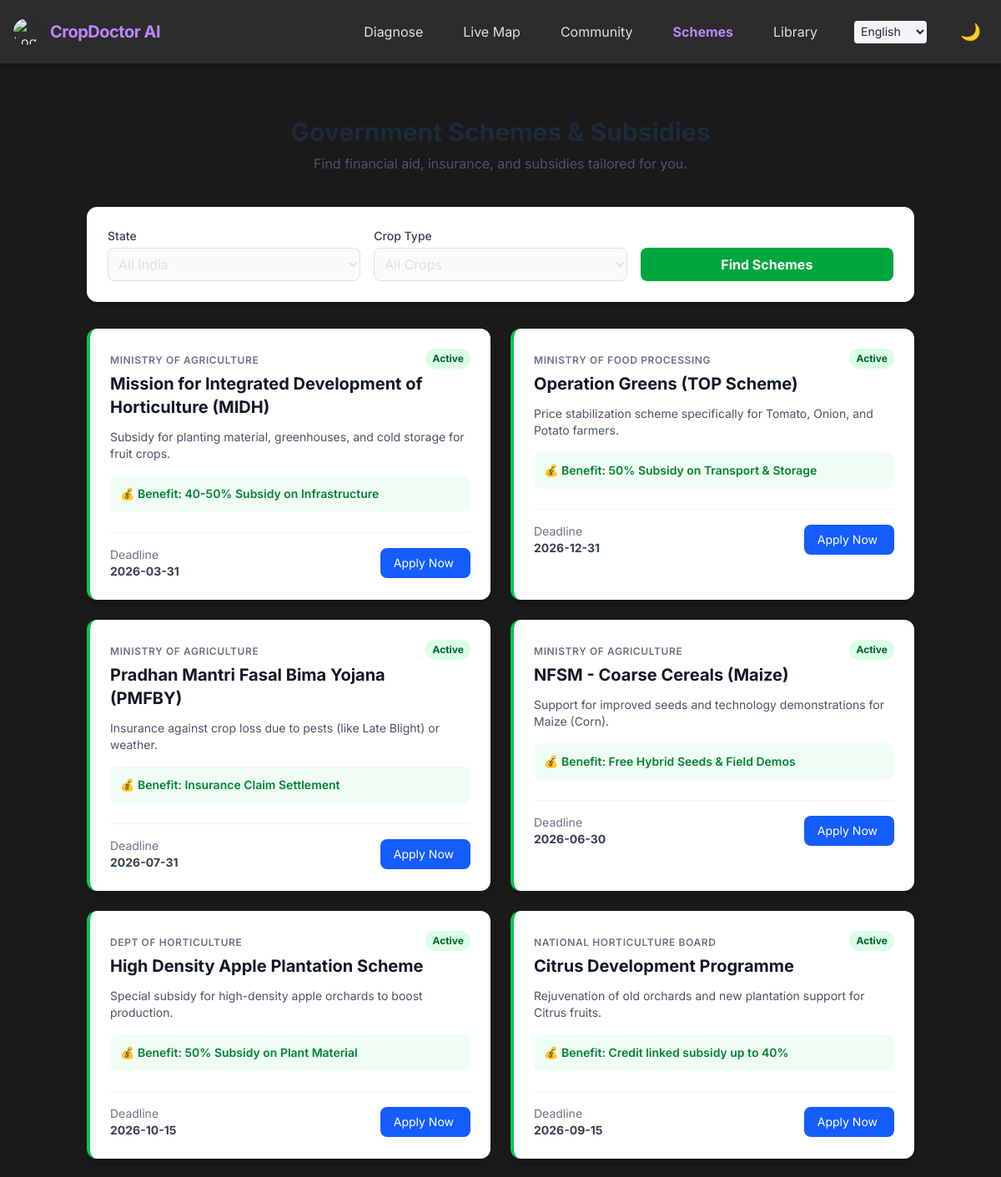
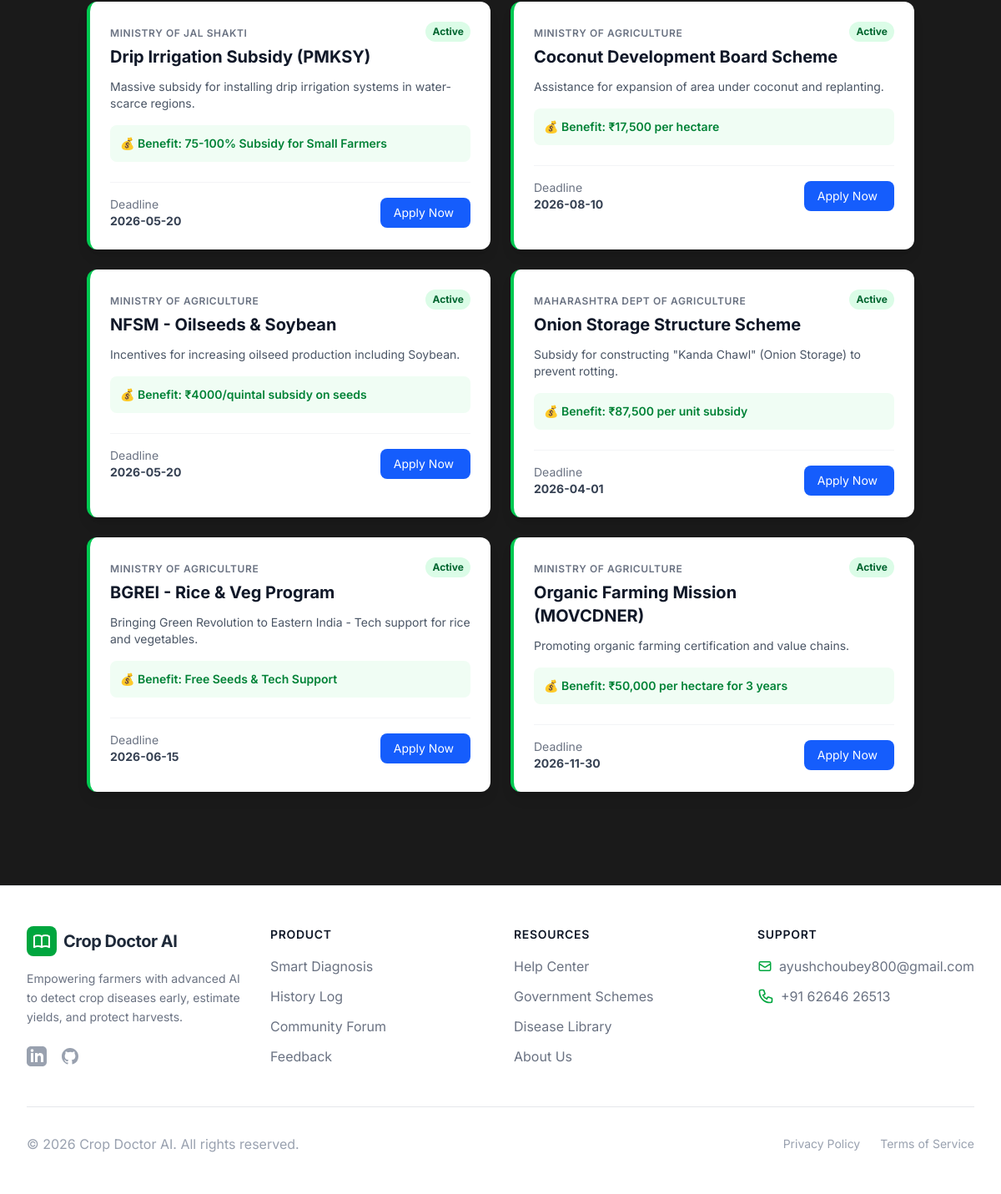
Screenshot of /schemes with the database file from the repository (2 pictures, top to bottom).
### tables this page shows
CREATE TABLE government_schemes (
                id INTEGER PRIMARY KEY AUTOINCREMENT,
                name TEXT NOT NULL,
                ministry TEXT,
                description TEXT,
                eligible_state TEXT DEFAULT 'All',
                eligible_crop TEXT DEFAULT 'All',
                benefit TEXT,
                link TEXT,
                deadline DATE
            );

### app.py (the view)
@app.route('/schemes', methods=['GET', 'POST'])
def schemes_page():
    selected_state = 'All'
    selected_crop = 'All'
    if request.method == 'POST':
        selected_state = request.form.get('state', 'All')
        selected_crop = request.form.get('crop', 'All')
    query = "SELECT * FROM government_schemes WHERE 1=1"
    params = []
    if selected_state != 'All':
        query += " AND (eligible_state = 'All' OR eligible_state LIKE ?)"
        params.append(f'%{selected_state}%')
    if selected_crop != 'All':
        query += " AND (eligible_crop = 'All' OR eligible_crop LIKE ?)"
        params.append(f'%{selected_crop}%')
    with get_db_connection() as conn:
        schemes = conn.execute(query, params).fetchall()
    today = datetime.now().date()
    final_schemes = []
    for s in schemes:
        scheme = dict(s)
        try:
            deadline_date = datetime.strptime(scheme['deadline'], '%Y-%m-%d').date()
            days_left = (deadline_date - today).days
            scheme['days_left'] = days_left
            scheme['is_urgent'] = 0 <= days_left <= 30
            scheme['is_expired'] = days_left < 0
        except ValueError:
            scheme['days_left'] = 0
            scheme['is_urgent'] = False
            scheme['is_expired'] = False
        final_schemes.append(scheme)
    return render_template('schemes.html',
                           schemes=final_schemes,
                           dark_mode=get_dark_mode(),
                           selected_state=selected_state,
                           selected_crop=selected_crop)

### app.py (called while the page is built)
def get_locale():
    if 'language' in session:
        return session['language']
    return request.accept_languages.best_match(app.config['BABEL_SUPPORTED_LOCALES'])

def get_db_connection():
    conn = sqlite3.connect(DB_NAME)
    conn.row_factory = sqlite3.Row # Access columns by name (row['id'])
    return conn

def get_dark_mode():
    with get_db_connection() as conn:
        row = conn.execute("SELECT value FROM settings WHERE key='dark_mode'").fetchone()
        return row['value'] == 'true' if row else False

### templates/schemes.html (shortened to what this page needs)
{% extends "base.html" %}
{% block content %}
<div class="container mx-auto px-4 py-8">
    <div class="text-center mb-10">
        <h1 class="text-3xl font-bold text-gray-800 dark:text-white mb-2">{{ _('Government Schemes & Subsidies') }}</h1>
        <p class="text-gray-600 dark:text-gray-400">{{ _('Find financial aid, insurance, and subsidies tailored for you.') }}</p>
    </div>
    <div class="bg-white dark:bg-gray-800 p-6 rounded-xl shadow-md mb-8 border border-gray-100 dark:border-gray-700">
        <form method="POST" class="grid grid-cols-1 md:grid-cols-3 gap-4 items-end">
            <div>
                <label class="block text-sm font-medium text-gray-700 dark:text-gray-300 mb-1">{{ _('State') }}</label>
                <select name="state" class="w-full p-2 border rounded-lg bg-gray-50 dark:bg-gray-700 dark:text-white dark:border-gray-600">
                    <option value="All" {% if selected_state == 'All' %}selected{% endif %}>{{ _('All India') }}</option>
                </select>
            </div>
            <div>
                <label class="block text-sm font-medium text-gray-700 dark:text-gray-300 mb-1">{{ _('Crop Type') }}</label>
                <select name="crop" class="w-full p-2 border rounded-lg bg-gray-50 dark:bg-gray-700 dark:text-white dark:border-gray-600">
                    <option value="All" {% if selected_crop == 'All' %}selected{% endif %}>{{ _('All Crops') }}</option>
                </select>
            </div>
            <button type="submit" class="bg-green-600 hover:bg-green-700 text-white font-bold py-2 px-4 rounded-lg transition">
                {{ _('Find Schemes') }}
            </button>
        </form>
    </div>
    <div class="grid grid-cols-1 md:grid-cols-2 lg:grid-cols-2 gap-6">
        {% for scheme in schemes %}
        <div class="bg-white dark:bg-gray-800 rounded-xl shadow-lg hover:shadow-xl transition duration-300 overflow-hidden border-l-4
            {% if scheme.is_expired %}border-red-500{% elif scheme.is_urgent %}border-orange-500{% else %}border-green-500{% endif %}">
            <div class="p-6">
                <div class="flex justify-between items-start">
                    <div>
                        <span class="text-xs font-semibold uppercase tracking-wider text-gray-500 dark:text-gray-400">
                            {{ scheme.ministry }}
                        </span>
                        <h3 class="text-xl font-bold text-gray-900 dark:text-white mt-1">{{ scheme.name }}</h3>
                    </div>
                    {% if scheme.is_expired %}
                        <span class="bg-red-100 text-red-800 text-xs px-2 py-1 rounded-full font-bold">{{ _('Expired') }}</span>
                    {% elif scheme.is_urgent %}
                        <span class="bg-orange-100 text-orange-800 text-xs px-2 py-1 rounded-full font-bold animate-pulse">{{ _('Ending Soon') }}</span>
                    {% else %}
                        <span class="bg-green-100 text-green-800 text-xs px-2 py-1 rounded-full font-bold">{{ _('Active') }}</span>
                    {% endif %}
                </div>
                <p class="text-gray-600 dark:text-gray-300 mt-3 text-sm">
                    {{ scheme.description }}
                </p>
                <div class="mt-4 bg-green-50 dark:bg-green-900/20 p-3 rounded-lg">
                    <p class="text-green-700 dark:text-green-400 font-semibold text-sm">
                        💰 {{ _('Benefit') }}: {{ scheme.benefit }}
                    </p>
                </div>
                <div class="flex justify-between items-center mt-6 pt-4 border-t border-gray-100 dark:border-gray-700">
                    <div class="text-sm">
                        <p class="text-gray-500 dark:text-gray-400">{{ _('Deadline') }}</p>
                        {% if scheme.is_expired %}
                            <p class="font-bold text-red-500">{{ scheme.deadline }}</p>
                        {% elif scheme.is_urgent %}
                            <p class="font-bold text-orange-500">{{ scheme.deadline }} ({{ scheme.days_left }} days left)</p>
                        {% else %}
                            <p class="font-bold text-gray-700 dark:text-gray-300">{{ scheme.deadline }}</p>
                        {% endif %}
                    </div>
                    <a href="{{ scheme.link }}" target="_blank" class="bg-blue-600 hover:bg-blue-700 text-white text-sm px-4 py-2 rounded-lg transition">
                        {{ _('Apply Now') }}
                    </a>
                </div>
            </div>
        </div>
        {% endfor %}
    </div>
</div>
{% endblock %}

### templates/base.html (shortened to what this page needs)
<!DOCTYPE html>
<html lang="{{ session.get('language', 'en') }}">
<head>
    <link rel="stylesheet" href="{{ url_for('static', filename='css/style.css') }}">
</head>
<body class="{{ 'dark-mode' if dark_mode else 'light-mode' }} min-h-screen flex flex-col">
    <nav class="bg-surface shadow-md p-4 flex justify-between items-center z-50 sticky top-0 backdrop-blur-md bg-opacity-95 transition-all duration-300">
        <div class="flex items-center space-x-3 flex-shrink-0">
            <img src="{{ url_for('static', filename='icons8-chaff-48.png') }}" alt="Logo" class="h-8 w-8 rounded-full shadow-sm">
            <a href="/" class="text-xl font-bold text-primary tracking-tight">{{ _('CropDoctor AI') }}</a>
        </div>
        <div class="flex items-center space-x-1 md:space-x-6 overflow-x-auto no-scrollbar ml-4">
            <a href="/diagnose"
               class="px-3 py-2 rounded-md transition-colors duration-300 {{ 'bg-primary/10 text-primary font-bold' if request.path == '/diagnose' else 'hover:text-primary hover:bg-gray-100 dark:hover:bg-gray-700' }}">
               {{ _('Diagnose') }}
            </a>
            <a href="{{ url_for('heatmap_page') }}"
               class="px-3 py-2 rounded-md transition-colors duration-300 hover:text-primary hover:bg-gray-100 dark:hover:bg-gray-700">
               {{ _('Live Map') }}
            </a>
            <a href="/community"
               class="px-3 py-2 rounded-md transition-colors duration-300 {{ 'bg-primary/10 text-primary font-bold' if request.path == '/community' else 'hover:text-primary hover:bg-gray-100 dark:hover:bg-gray-700' }}">
               {{ _('Community') }}
            </a>
            <a href="{{ url_for('schemes_page') }}"
                class="px-3 py-2 rounded-md transition-colors duration-300 {{ 'bg-primary/10 text-primary font-bold' if request.endpoint == 'schemes_page' else 'hover:text-primary hover:bg-gray-100 dark:hover:bg-gray-700' }}">
                {{ _('Schemes') }}
            </a>
            <a href="/library"
               class="px-3 py-2 rounded-md transition-colors duration-300 {{ 'bg-primary/10 text-primary font-bold' if request.path == '/library' else 'hover:text-primary hover:bg-gray-100 dark:hover:bg-gray-700' }}">
               {{ _('Library') }}
            </a>
            <div class="relative ml-2">
                <select onchange="window.location.href='/set_language/' + this.value"
                        class="bg-gray-100 dark:bg-gray-700 text-sm rounded p-1 text-gray-800 dark:text-gray-200 border-none outline-none focus:ring-2 focus:ring-green-500">
                    <option value="en" {% if session.get('language') == 'en' %}selected{% endif %}>English</option>
                </select>
            </div>
            <button id="themeToggle" class="p-2 ml-2 rounded-full hover:bg-gray-200 dark:hover:bg-gray-700 transition-colors duration-300 flex-shrink-0">
                <span class="text-xl" id="themeIcon">{{ '🌙' if dark_mode else '☀️' }}</span>
            </button>
        </div>
    </nav>
    <main class="flex-grow p-4 md:p-8">
        {% block content %}{% endblock %}
    </main>
    <footer class="bg-white dark:bg-gray-900 border-t border-gray-200 dark:border-gray-800 mt-12 transition-colors duration-300">
    <div class="max-w-7xl mx-auto px-4 sm:px-6 lg:px-8 py-12">
        <div class="grid grid-cols-1 md:grid-cols-4 gap-8">
            <div class="col-span-1 md:col-span-1">
                <div class="flex items-center gap-2 mb-4">
                    <div class="bg-green-600 p-1.5 rounded-lg">
                    </div>
                    <span class="text-xl font-bold text-gray-800 dark:text-white tracking-tight">{{ _('Crop Doctor AI') }}</span>
                </div>
                <p class="text-gray-500 dark:text-gray-400 text-sm leading-relaxed mb-6">
                    {{ _('Empowering farmers with advanced AI to detect crop diseases early, estimate yields, and protect harvests.') }}
                </p>
                <div class="flex space-x-4">
                    <a href="https://www.linkedin.com/in/ayush-choubey-b2a366281" target="_blank" rel="noopener noreferrer" class="text-gray-400 hover:text-green-600 transition-colors">
                    </a>
                    <a href="https://github.com/ayushchoubey62" target="_blank" rel="noopener noreferrer" class="text-gray-400 hover:text-green-600 transition-colors">
                    </a>
                </div>
            </div>
            <div>
                <h3 class="text-sm font-semibold text-gray-900 dark:text-gray-100 tracking-wider uppercase mb-4">{{ _('Product') }}</h3>
                <ul class="space-y-3">
                    <li><a href="{{ url_for('diagnose_page') }}" class="text-base text-gray-500 dark:text-gray-400 hover:text-green-600 dark:hover:text-green-400 transition-colors">{{ _('Smart Diagnosis') }}</a></li>
                    <li><a href="{{ url_for('history_page') }}" class="text-base text-gray-500 dark:text-gray-400 hover:text-green-600 dark:hover:text-green-400 transition-colors">{{ _('History Log') }}</a></li>
                    <li><a href="{{ url_for('community_page') }}" class="text-base text-gray-500 dark:text-gray-400 hover:text-green-600 dark:hover:text-green-400 transition-colors">{{ _('Community Forum') }}</a></li>
                    <li><a href="{{ url_for('feedback_page') }}" class="text-base text-gray-500 dark:text-gray-400 hover:text-green-600 dark:hover:text-green-400 transition-colors">{{ _('Feedback') }}</a></li>
                </ul>
            </div>
            <div>
                <h3 class="text-sm font-semibold text-gray-900 dark:text-gray-100 tracking-wider uppercase mb-4">{{ _('Resources') }}</h3>
                <ul class="space-y-3">
                    <li><a href="{{ url_for('help_page') }}" class="text-base text-gray-500 dark:text-gray-400 hover:text-green-600 dark:hover:text-green-400 transition-colors">{{ _('Help Center') }}</a></li>
                    <li><a href="{{ url_for('schemes_page') }}" class="text-base text-gray-500 dark:text-gray-400 hover:text-green-600 dark:hover:text-green-400 transition-colors">{{ _('Government Schemes') }}</a></li>
                    <li><a href="{{ url_for('library_page') }}" class="text-base text-gray-500 dark:text-gray-400 hover:text-green-600 dark:hover:text-green-400 transition-colors">{{ _('Disease Library') }}</a></li>
                    <li><a href="{{ url_for('about_page') }}" class="text-base text-gray-500 dark:text-gray-400 hover:text-green-600 dark:hover:text-green-400 transition-colors">{{ _('About Us') }}</a></li>
                </ul>
            </div>
            <div>
                <h3 class="text-sm font-semibold text-gray-900 dark:text-gray-100 tracking-wider uppercase mb-4">{{ _('Support') }}</h3>
                <ul class="space-y-3">
                    <li>
                        <a href="mailto:ayushchoubey800@gmail.com" class="flex items-center text-gray-500 dark:text-gray-400 hover:text-green-600 dark:hover:text-green-400 transition-colors">
                            <svg class="w-5 h-5 mr-2 text-green-600" fill="none" stroke="currentColor" viewBox="0 0 24 24"><path stroke-linecap="round" stroke-linejoin="round" stroke-width="2" d="M3 8l7.89 5.26a2 2 0 002.22 0L21 8M5 19h14a2 2 0 002-2V7a2 2 0 00-2-2H5a2 2 0 00-2 2v10a2 2 0 002 2z"></path></svg>
                            ayushchoubey800@gmail.com
                        </a>
                    </li>
                    <li>
                        <a href="tel:+916264626513" class="flex items-center text-gray-500 dark:text-gray-400 hover:text-green-600 dark:hover:text-green-400 transition-colors">
                            +91 62646 26513
                        </a>
                    </li>
                </ul>
            </div>
        </div>
        <div class="mt-12 pt-8 border-t border-gray-200 dark:border-gray-800">
            <div class="flex flex-col md:flex-row justify-between items-center">
                <p class="text-base text-gray-400 dark:text-gray-500 text-center md:text-left">
                    &copy; <span id="currentYear"></span> {{ _('Crop Doctor AI') }}. {{ _('All rights reserved.') }}
                </p>
                <div class="flex space-x-6 mt-4 md:mt-0">
                    <a href="{{ url_for('privacy_page') }}" target="_blank" rel="noopener noreferrer" class="text-gray-400 hover:text-gray-500 dark:hover:text-gray-300 text-sm transition-colors">{{ _('Privacy Policy') }}</a>
                    <a href="{{ url_for('terms_page') }}" target="_blank" rel="noopener noreferrer" class="text-gray-400 hover:text-gray-500 dark:hover:text-gray-300 text-sm transition-colors">{{ _('Terms of Service') }}</a>
                </div>
            </div>
        </div>
    </div>
</footer>
</body>
</html>

### templates/base.html (style rules this page uses)
body { font-family: 'Inter', sans-serif; transition: background-color 0.3s ease, color 0.3s ease; }
.dark-mode { background-color: #1A1A1A; color: #E0E0E0; }
.dark-mode .bg-surface { background-color: #2C2C2C; }
.dark-mode .text-primary { color: #BB86FC; }
.no-scrollbar { -ms-overflow-style: none; scrollbar-width: none; }

### rows the page displays
government_schemes: ministry "MINISTRY OF AGRICULTURE", name "Mission for Integrated Development of Horticulture (MIDH)", description "Subsidy for planting material, greenhouses, and cold storage for fruit crops.", benefit "40-50% Subsidy on Infrastructure", deadline "2026-03-31"
government_schemes: ministry "MINISTRY OF FOOD PROCESSING", name "Operation Greens (TOP Scheme)", description "Price stabilization scheme specifically for Tomato, Onion, and Potato farmers.", benefit "50% Subsidy on Transport & Storage", deadline "2026-12-31"
government_schemes: ministry "MINISTRY OF AGRICULTURE", name "Pradhan Mantri Fasal Bima Yojana (PMFBY)", description "Insurance against crop loss due to pests (like Late Blight) or weather.", benefit "Insurance Claim Settlement", deadline "2026-07-31"
government_schemes: ministry "MINISTRY OF AGRICULTURE", name "NFSM - Coarse Cereals (Maize)", description "Support for improved seeds and technology demonstrations for Maize (Corn).", benefit "Free Hybrid Seeds & Field Demos", deadline "2026-06-30"
government_schemes: ministry "DEPT OF HORTICULTURE", name "High Density Apple Plantation Scheme", description "Special subsidy for high-density apple orchards to boost production.", benefit "50% Subsidy on Plant Material", deadline "2026-10-15"
government_schemes: ministry "NATIONAL HORTICULTURE BOARD", name "Citrus Development Programme", description "Rejuvenation of old orchards and new plantation support for Citrus fruits.", benefit "Credit linked subsidy up to 40%", deadline "2026-09-15"
government_schemes: ministry "MINISTRY OF JAL SHAKTI", name "Drip Irrigation Subsidy (PMKSY)", description "Massive subsidy for installing drip irrigation systems in water-scarce regions.", benefit "75-100% Subsidy for Small Farmers", deadline "2026-05-20"
government_schemes: ministry "MINISTRY OF AGRICULTURE", name "Coconut Development Board Scheme", description "Assistance for expansion of area under coconut and replanting.", benefit "₹17,500 per hectare", deadline "2026-08-10"
government_schemes: ministry "MINISTRY OF AGRICULTURE", name "NFSM - Oilseeds & Soybean", description "Incentives for increasing oilseed production including Soybean.", benefit "₹4000/quintal subsidy on seeds", deadline "2026-05-20"
government_schemes: ministry "MAHARASHTRA DEPT OF AGRICULTURE", name "Onion Storage Structure Scheme", description "Subsidy for constructing \"Kanda Chawl\" (Onion Storage) to prevent rotting.", benefit "₹87,500 per unit subsidy", deadline "2026-04-01"
government_schemes: ministry "MINISTRY OF AGRICULTURE", name "BGREI - Rice & Veg Program", description "Bringing Green Revolution to Eastern India - Tech support for rice and vegetables.", benefit "Free Seeds & Tech Support", deadline "2026-06-15"
government_schemes: ministry "MINISTRY OF AGRICULTURE", name "Organic Farming Mission (MOVCDNER)", description "Promoting organic farming certification and value chains.", benefit "₹50,000 per hectare for 3 years", deadline "2026-11-30"

### other values shown
form field state "All India"
form field crop "All Crops"
